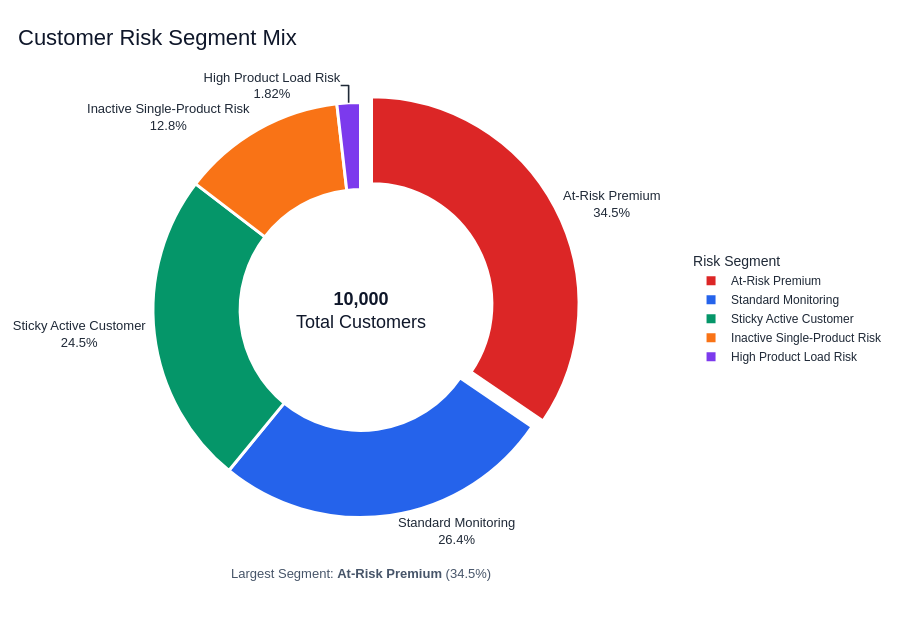

Notebook code cell kept with this figure:
### Markdown cell above
### Donut Pie Chart — Customer Risk Segment Mix

### Code cell
# Step 9M Upgrade: Premium Plotly Donut Chart - Customer Risk Segment Mix

# -----------------------------
# 1. Create Customer Risk Segment Distribution
# -----------------------------

customer_risk_distribution_plot = (
    df["Customer_Risk_Segment"]
    .value_counts()
    .reset_index()
)

customer_risk_distribution_plot.columns = [
    "Customer_Risk_Segment",
    "Customer_Count"
]

customer_risk_distribution_plot["Customer_%"] = (
    customer_risk_distribution_plot["Customer_Count"] / len(df) * 100
).round(2)

# -----------------------------
# 2. Safe Risk Segment Order
# -----------------------------

customer_risk_order = [
    "At-Risk Premium",
    "Standard Monitoring",
    "Sticky Active Customer",
    "Inactive Single-Product Risk",
    "High Product Load Risk"
]

available_risk_order = [
    segment for segment in customer_risk_order
    if segment in customer_risk_distribution_plot["Customer_Risk_Segment"].unique()
]

remaining_risk_segments = [
    segment for segment in customer_risk_distribution_plot["Customer_Risk_Segment"].unique()
    if segment not in available_risk_order
]

final_risk_order = available_risk_order + remaining_risk_segments

customer_risk_distribution_plot["Customer_Risk_Segment"] = pd.Categorical(
    customer_risk_distribution_plot["Customer_Risk_Segment"],
    categories=final_risk_order,
    ordered=True
)

customer_risk_distribution_plot = customer_risk_distribution_plot.sort_values(
    "Customer_Risk_Segment"
).reset_index(drop=True)

# -----------------------------
# 3. Premium Pie Color System
# -----------------------------

risk_segment_colors = {
    "At-Risk Premium": "#DC2626",
    "Standard Monitoring": "#2563EB",
    "Sticky Active Customer": "#059669",
    "Inactive Single-Product Risk": "#F97316",
    "High Product Load Risk": "#7C3AED"
}

customer_risk_distribution_plot["Segment_Color"] = (
    customer_risk_distribution_plot["Customer_Risk_Segment"]
    .astype(str)
    .map(risk_segment_colors)
    .fillna("#64748B")
)

largest_segment = customer_risk_distribution_plot.sort_values(
    "Customer_Count",
    ascending=False
).iloc[0]

# -----------------------------
# 4. Premium Donut Pie Chart
# -----------------------------

fig = go.Figure(
    data=[
        go.Pie(
            labels=customer_risk_distribution_plot["Customer_Risk_Segment"],
            values=customer_risk_distribution_plot["Customer_Count"],
            hole=0.58,
            sort=False,
            direction="clockwise",
            marker=dict(
                colors=customer_risk_distribution_plot["Segment_Color"],
                line=dict(
                    color="white",
                    width=3
                )
            ),
            textinfo="label+percent",
            textposition="outside",
            pull=[
                0.06 if segment == largest_segment["Customer_Risk_Segment"] else 0
                for segment in customer_risk_distribution_plot["Customer_Risk_Segment"]
            ],
            customdata=customer_risk_distribution_plot[
                [
                    "Customer_Count",
                    "Customer_%"
                ]
            ],
            hovertemplate=(
                "<b>Customer Risk Segment:</b> %{label}<br>"
                "<b>Customer Count:</b> %{customdata[0]:,.0f}<br>"
                "<b>Customer Share:</b> %{customdata[1]:.2f}%"
                "<extra></extra>"
            )
        )
    ]
)

fig.update_layout(
    title=dict(
        text="Customer Risk Segment Mix",
        x=0.02,
        xanchor="left",
        font=dict(
            size=22,
            color="#0F172A",
            family="Arial"
        )
    ),
    annotations=[
        dict(
            text=(
                f"<b>{len(df):,}</b><br>"
                "Total Customers"
            ),
            x=0.5,
            y=0.5,
            font=dict(
                size=18,
                color="#0F172A"
            ),
            showarrow=False
        ),
        dict(
            text=(
                f"Largest Segment: <b>{largest_segment['Customer_Risk_Segment']}</b> "
                f"({largest_segment['Customer_%']:.1f}%)"
            ),
            x=0.5,
            y=-0.12,
            xref="paper",
            yref="paper",
            showarrow=False,
            font=dict(
                size=13,
                color="#475569"
            )
        )
    ],
    legend=dict(
        title="Risk Segment",
        orientation="v",
        yanchor="middle",
        y=0.5,
        xanchor="left",
        x=1.05,
        font=dict(size=12)
    ),
    height=620,
    margin=dict(l=60, r=220, t=90, b=90),
    paper_bgcolor="white",
    plot_bgcolor="white"
)

fig.show()

customer_risk_distribution_plot.drop(columns=["Segment_Color"])

### Figure 1 — Plotly figure (JSON) as saved in the notebook; plotly's stock layout.template omitted (floating-point values rounded to 4 significant figures)
{"data": [{"customdata": [[3452.0, 34.52], [2641.0, 26.41], [2446.0, 24.46], [1279.0, 12.79], [182.0, 1.82]], "direction": "clockwise", "hole": 0.58, "hovertemplate": "<b>Customer Risk Segment:</b> %{label}<br><b>Customer Count:</b> %{customdata[0]:,.0f}<br><b>Customer Share:</b> %{customdata[1]:.2f}%<extra></extra>", "labels": ["At-Risk Premium", "Standard Monitoring", "Sticky Active Customer", "Inactive Single-Product Risk", "High Product Load Risk"], "marker": {"colors": ["#DC2626", "#2563EB", "#059669", "#F97316", "#7C3AED"], "line": {"color": "white", "width": 3}}, "pull": [0.06, 0, 0, 0, 0], "sort": false, "textinfo": "label+percent", "textposition": "outside", "type": "pie", "values": [3452, 2641, 2446, 1279, 182]}], "layout": {"annotations": [{"font": {"color": "#0F172A", "size": 18}, "showarrow": false, "text": "<b>10,000</b><br>Total Customers", "x": 0.5, "y": 0.5}, {"font": {"color": "#475569", "size": 13}, "showarrow": false, "text": "Largest Segment: <b>At-Risk Premium</b> (34.5%)", "x": 0.5, "xref": "paper", "y": -0.12, "yref": "paper"}], "height": 620, "legend": {"font": {"size": 12}, "orientation": "v", "title": {"text": "Risk Segment"}, "x": 1.05, "xanchor": "left", "y": 0.5, "yanchor": "middle"}, "margin": {"b": 90, "l": 60, "r": 220, "t": 90}, "paper_bgcolor": "white", "plot_bgcolor": "white", "title": {"font": {"color": "#0F172A", "family": "Arial", "size": 22}, "text": "Customer Risk Segment Mix", "x": 0.02, "xanchor": "left"}}}
